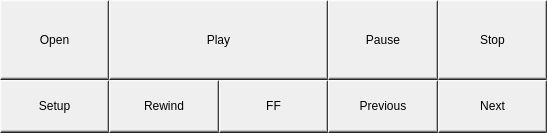
<?xml version="1.0" encoding="UTF-8"?>
<ui version="4.0">
 <class>PlayerControlButtons</class>
 <widget class="QWidget" name="PlayerControlButtons">
  <property name="geometry">
   <rect>
    <x>0</x>
    <y>0</y>
    <width>547</width>
    <height>133</height>
   </rect>
  </property>
  <property name="font">
   <font>
    <pointsize>10</pointsize>
   </font>
  </property>
  <property name="windowTitle">
   <string>Form</string>
  </property>
  <property name="styleSheet">
   <string notr="true">QPushButton {
border-radius: 0.15px;
border-top: 2px solid qlineargradient(spread:pad, x1:1, y1:1, x2:1, y2:0, stop:0 rgba(0, 0, 0, 0), stop:1 rgba(255, 255, 255, 255));
border-left: 2px solid qlineargradient(spread:pad, x1:1, y1:0, x2:0, y2:0, stop:0 rgba(0, 0, 0, 0), stop:1 rgba(255, 255, 255, 255));
border-bottom: 3px solid qlineargradient(spread:pad, x1:1, y1:0.994, x2:1, y2:0, stop:0 rgba(0, 0, 0, 255), stop:1 rgba(255, 255, 255, 0));
border-right: 2px solid qlineargradient(spread:pad, x1:1, y1:0, x2:0, y2:0, stop:0 rgba(0, 0, 0, 255), stop:1 rgba(255, 255, 255, 0));
}

QPushButton:pressed {
border-top: 1px solid rgba(0, 0, 0, 128);
border-left: 1px solid black;
border-bottom: 1px solid black;
border-right: 1px solid rgba(0, 0, 0, 128);
padding-left: 2px;
padding-top: 2px
}</string>
  </property>
  <layout class="QGridLayout" name="gridLayout">
   <property name="leftMargin">
    <number>0</number>
   </property>
   <property name="topMargin">
    <number>0</number>
   </property>
   <property name="rightMargin">
    <number>0</number>
   </property>
   <property name="bottomMargin">
    <number>0</number>
   </property>
   <property name="spacing">
    <number>0</number>
   </property>
   <item row="0" column="0">
    <widget class="QPushButton" name="openButton">
     <property name="sizePolicy">
      <sizepolicy hsizetype="Expanding" vsizetype="Expanding">
       <horstretch>0</horstretch>
       <verstretch>3</verstretch>
      </sizepolicy>
     </property>
     <property name="font">
      <font>
       <pointsize>9</pointsize>
      </font>
     </property>
     <property name="text">
      <string>Open</string>
     </property>
     <property name="iconSize">
      <size>
       <width>0</width>
       <height>0</height>
      </size>
     </property>
    </widget>
   </item>
   <item row="0" column="1" colspan="2">
    <widget class="QPushButton" name="playButton">
     <property name="sizePolicy">
      <sizepolicy hsizetype="Expanding" vsizetype="Expanding">
       <horstretch>0</horstretch>
       <verstretch>3</verstretch>
      </sizepolicy>
     </property>
     <property name="font">
      <font>
       <pointsize>9</pointsize>
      </font>
     </property>
     <property name="text">
      <string>Play</string>
     </property>
     <property name="iconSize">
      <size>
       <width>0</width>
       <height>0</height>
      </size>
     </property>
    </widget>
   </item>
   <item row="0" column="3">
    <widget class="QPushButton" name="pauseButton">
     <property name="sizePolicy">
      <sizepolicy hsizetype="Expanding" vsizetype="Expanding">
       <horstretch>0</horstretch>
       <verstretch>3</verstretch>
      </sizepolicy>
     </property>
     <property name="font">
      <font>
       <pointsize>9</pointsize>
      </font>
     </property>
     <property name="text">
      <string>Pause</string>
     </property>
     <property name="iconSize">
      <size>
       <width>0</width>
       <height>0</height>
      </size>
     </property>
    </widget>
   </item>
   <item row="0" column="4">
    <widget class="QPushButton" name="stopButton">
     <property name="sizePolicy">
      <sizepolicy hsizetype="Expanding" vsizetype="Expanding">
       <horstretch>0</horstretch>
       <verstretch>3</verstretch>
      </sizepolicy>
     </property>
     <property name="font">
      <font>
       <pointsize>9</pointsize>
      </font>
     </property>
     <property name="text">
      <string>Stop</string>
     </property>
     <property name="iconSize">
      <size>
       <width>0</width>
       <height>0</height>
      </size>
     </property>
    </widget>
   </item>
   <item row="1" column="0">
    <widget class="QPushButton" name="setupButton">
     <property name="sizePolicy">
      <sizepolicy hsizetype="Expanding" vsizetype="Expanding">
       <horstretch>0</horstretch>
       <verstretch>2</verstretch>
      </sizepolicy>
     </property>
     <property name="font">
      <font>
       <pointsize>9</pointsize>
      </font>
     </property>
     <property name="text">
      <string>Setup</string>
     </property>
     <property name="iconSize">
      <size>
       <width>0</width>
       <height>0</height>
      </size>
     </property>
    </widget>
   </item>
   <item row="1" column="1">
    <widget class="QPushButton" name="rewindButton">
     <property name="sizePolicy">
      <sizepolicy hsizetype="Expanding" vsizetype="Expanding">
       <horstretch>0</horstretch>
       <verstretch>2</verstretch>
      </sizepolicy>
     </property>
     <property name="font">
      <font>
       <pointsize>9</pointsize>
      </font>
     </property>
     <property name="text">
      <string>Rewind</string>
     </property>
     <property name="iconSize">
      <size>
       <width>0</width>
       <height>0</height>
      </size>
     </property>
    </widget>
   </item>
   <item row="1" column="2">
    <widget class="QPushButton" name="fastForwardButton">
     <property name="sizePolicy">
      <sizepolicy hsizetype="Expanding" vsizetype="Expanding">
       <horstretch>0</horstretch>
       <verstretch>2</verstretch>
      </sizepolicy>
     </property>
     <property name="font">
      <font>
       <pointsize>9</pointsize>
      </font>
     </property>
     <property name="text">
      <string>FF</string>
     </property>
     <property name="iconSize">
      <size>
       <width>0</width>
       <height>0</height>
      </size>
     </property>
    </widget>
   </item>
   <item row="1" column="3">
    <widget class="QPushButton" name="previousButton">
     <property name="sizePolicy">
      <sizepolicy hsizetype="Expanding" vsizetype="Expanding">
       <horstretch>0</horstretch>
       <verstretch>2</verstretch>
      </sizepolicy>
     </property>
     <property name="font">
      <font>
       <pointsize>9</pointsize>
      </font>
     </property>
     <property name="text">
      <string>Previous</string>
     </property>
     <property name="iconSize">
      <size>
       <width>0</width>
       <height>0</height>
      </size>
     </property>
    </widget>
   </item>
   <item row="1" column="4">
    <widget class="QPushButton" name="nextButton">
     <property name="sizePolicy">
      <sizepolicy hsizetype="Expanding" vsizetype="Expanding">
       <horstretch>0</horstretch>
       <verstretch>2</verstretch>
      </sizepolicy>
     </property>
     <property name="font">
      <font>
       <pointsize>9</pointsize>
      </font>
     </property>
     <property name="text">
      <string>Next</string>
     </property>
     <property name="iconSize">
      <size>
       <width>0</width>
       <height>0</height>
      </size>
     </property>
    </widget>
   </item>
  </layout>
 </widget>
 <resources/>
 <connections/>
</ui>
